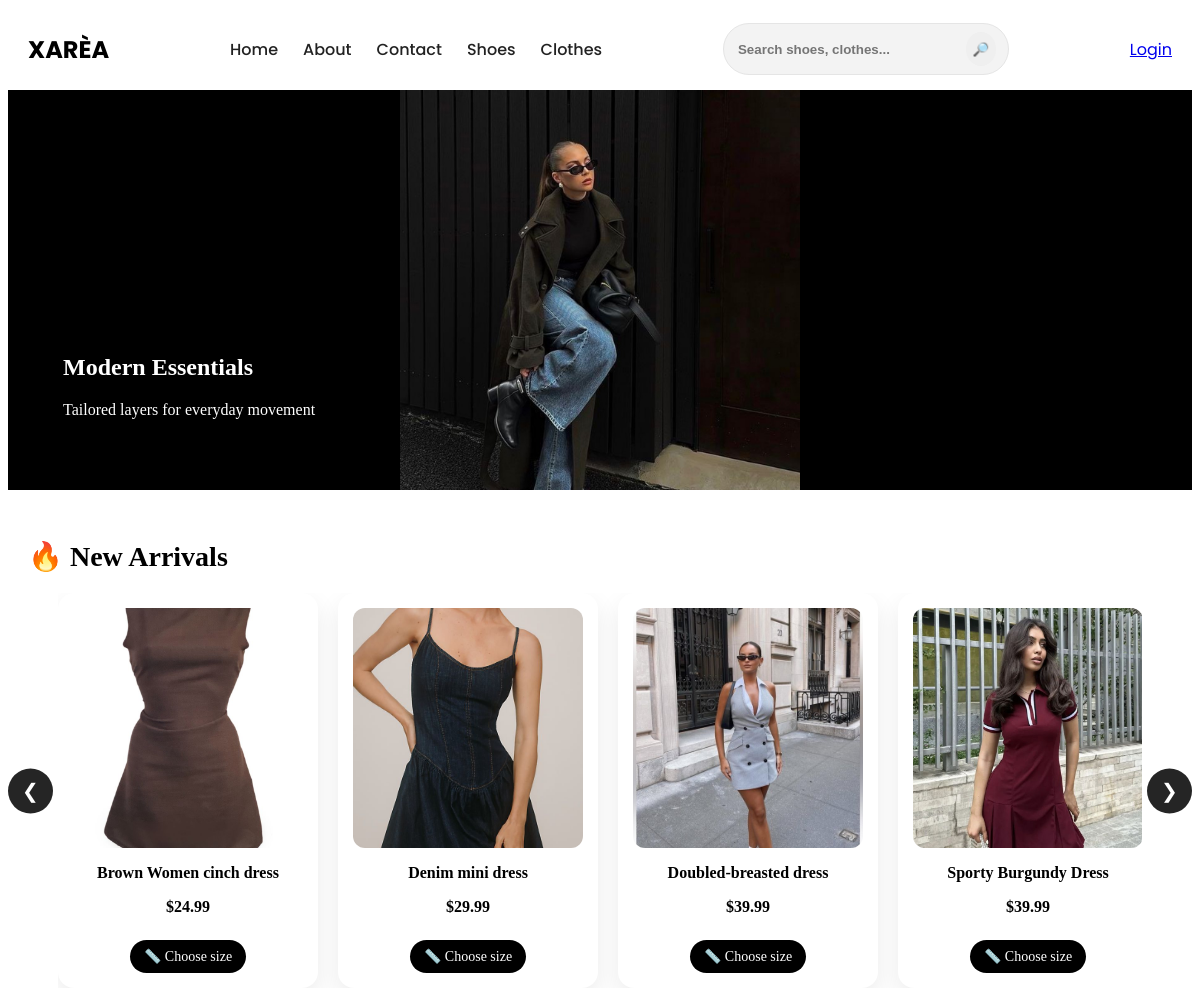
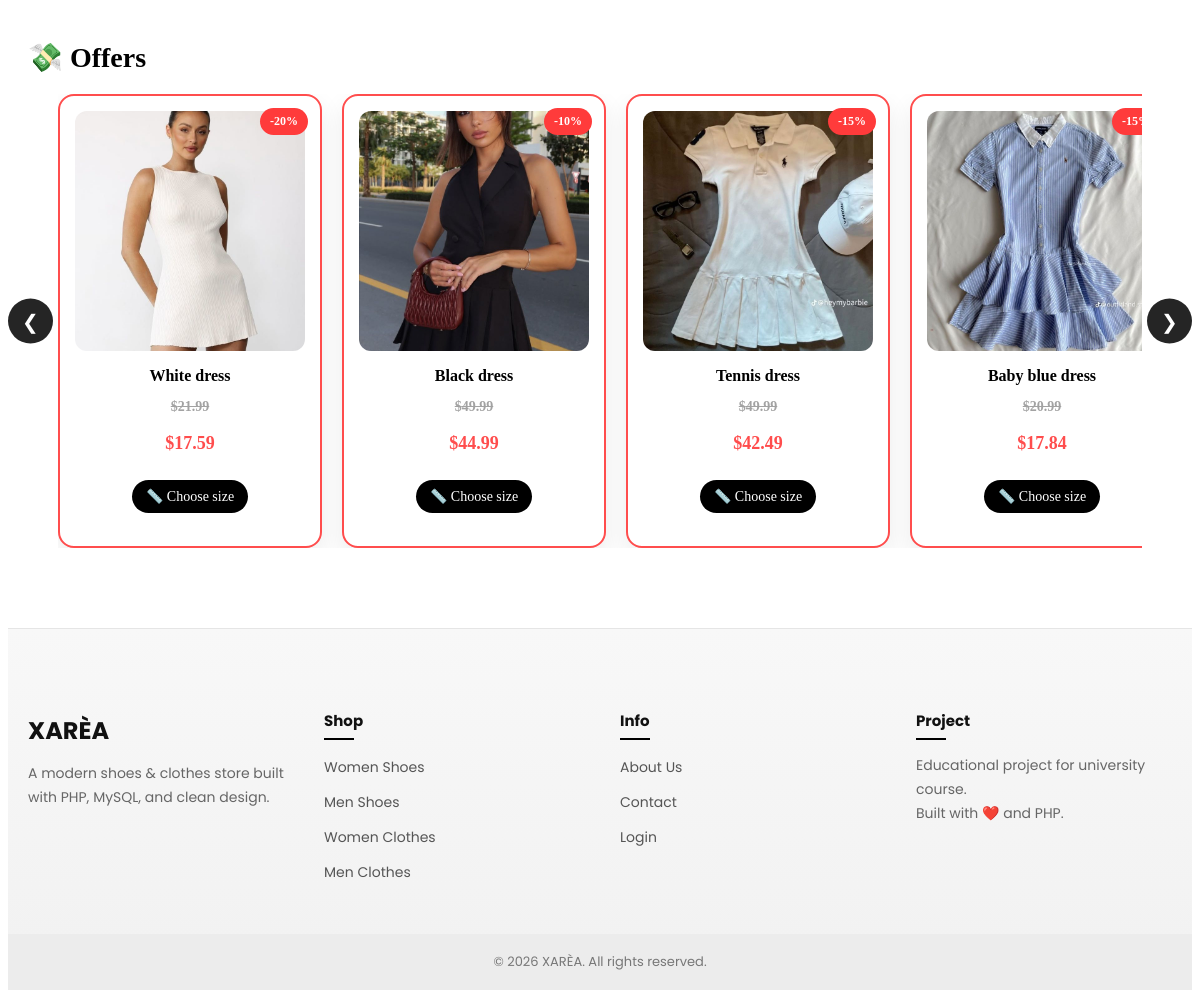
The page /public/index.php on the database its author committed (2 pictures, top to bottom).
### tables this page shows
CREATE TABLE `banners` (
  `id` int(11) NOT NULL,
  `title` varchar(255) DEFAULT NULL,
  `subtitle` varchar(255) DEFAULT NULL,
  `image` varchar(255) DEFAULT NULL,
  `is_active` tinyint(1) DEFAULT 1,
  `created_at` timestamp NOT NULL DEFAULT current_timestamp()
);

CREATE TABLE `products` (
  `id` int(11) NOT NULL,
  `name` varchar(255) DEFAULT NULL,
  `description` text DEFAULT NULL,
  `price` decimal(10,2) DEFAULT NULL,
  `original_price` decimal(10,2) DEFAULT NULL,
  `discount_percent` int(11) DEFAULT 0,
  `category` enum('shoes','clothes') DEFAULT NULL,
  `gender` enum('men','women','kids') DEFAULT NULL,
  `image` varchar(255) DEFAULT NULL,
  `is_new` tinyint(1) DEFAULT 0,
  `is_offer` tinyint(1) DEFAULT 0,
  `created_at` timestamp NOT NULL DEFAULT current_timestamp(),
  `material` varchar(100) DEFAULT NULL
);

### app/controllers/HomeController.php (called while the page is built)
<?php
require_once __DIR__ . '/../models/Product.php';
require_once __DIR__ . '/../models/Banner.php';
class HomeController {
    public function index() {
        $product = new Product();
        $banner = new Banner();
        $banners = $banner->getActive();
        $newArrivals = $product->getNewArrivals();
        $offers = $product->getOffers();
        require __DIR__ . '/../views/home/index.php';
    }
}

### app/models/Banner.php (called while the page is built)
<?php
require_once __DIR__ . '/../config/Database.php';
class Banner {
    private $conn;
    public function __construct() {
        $db = new Database();
        $this->conn = $db->connect();
    }
    public function getActive() {
        $stmt = $this->conn->prepare(
            "SELECT * FROM banners WHERE is_active = 1"
        );
        $stmt->execute();
        return $stmt;
    }
}

### app/config/Database.php (called while the page is built, shortened)
<?php
class Database {
    private $host = "localhost";
    private $db = "store_db";
    private $user = "root";
    private $pass = "";
    public function connect() {
        try {
            $this->conn = new PDO(
                "mysql:host={$this->host};dbname={$this->db}",
                $this->user,
                $this->pass
            );
            $this->conn->setAttribute(PDO::ATTR_ERRMODE, PDO::ERRMODE_EXCEPTION);
            return $this->conn;
        } catch (PDOException $e) {
            die("DB Error: " . $e->getMessage());
        }
    }
}

### app/models/Product.php (called while the page is built, shortened)
<?php
require_once __DIR__ . '/../config/Database.php';
class Product {
    private $conn;
    public function __construct() {
        $db = new Database();
        $this->conn = $db->connect();
    }
    public function getNewArrivals() {
        $stmt = $this->conn->prepare("SELECT * FROM products WHERE is_new = 1 LIMIT 8");
        $stmt->execute();
        return $stmt;
    }
    public function getOffers() {
        $stmt = $this->conn->prepare("SELECT * FROM products WHERE is_offer = 1");
        $stmt->execute();
        return $stmt;
    }
}

### app/views/home/index.php (the view)
<?php require "../app/views/layouts/header.php"; ?>
<div class="carousel">
<?php $i = 0; ?>
<?php while ($b = $banners->fetch(PDO::FETCH_ASSOC)) : ?>
    <div class="slide <?= $i === 0 ? 'active' : '' ?>">
        <img src="/store-system/public/images/<?= htmlspecialchars($b['image']) ?>">
        <div class="caption">
            <h2><?= htmlspecialchars($b['title']) ?></h2>
            <p><?= htmlspecialchars($b['subtitle']) ?></p>
        </div>
    </div>
<?php $i++; endwhile; ?>
</div>
<h2 class="section-title">🔥 New Arrivals</h2>
<div class="slider-wrapper">
    <button class="slider-btn left" onclick="slideLeft()">&#10094;</button>
    <div class="slider" id="arrivalSlider">
        <?php while ($row = $newArrivals->fetch(PDO::FETCH_ASSOC)) : ?>
            <div class="product-card">
                <a href="?page=product&id=<?= (int)$row['id'] ?>">
                    <img src="/store-system/public/uploads/<?= htmlspecialchars($row['image']) ?>">
                </a>
                <a href="?page=product&id=<?= (int)$row['id'] ?>" style="text-decoration:none;color:inherit;">
                    <h4><?= htmlspecialchars($row['name']) ?></h4>
                </a>
                <p>$<?= number_format($row['price'], 2) ?></p>
                <a href="?page=product&id=<?= (int)$row['id'] ?>" class="btn-cart">
                    📏 Choose size
                </a>
            </div>
        <?php endwhile; ?>
    </div>
    <button class="slider-btn right" onclick="slideRight()">&#10095;</button>
</div>
<h2 class="section-title">💸 Offers</h2>
<div class="slider-wrapper">
    <button class="slider-btn left" onclick="slideLeft('offersSlider')">&#10094;</button>
    <div class="slider" id="offersSlider">
        <?php while ($row = $offers->fetch(PDO::FETCH_ASSOC)) : ?>
            <div class="product-card offer">
                <a href="?page=product&id=<?= (int)$row['id'] ?>">
                    <img src="/store-system/public/uploads/<?= htmlspecialchars($row['image']) ?>">
                </a>
                <a href="?page=product&id=<?= (int)$row['id'] ?>" style="text-decoration:none;color:inherit;">
                    <h4><?= htmlspecialchars($row['name']) ?></h4>
                </a>
                <?php if (!empty($row['is_offer']) && (int)$row['discount_percent'] > 0) : ?>
                    <p class="old-price">$<?= number_format((float)$row['original_price'], 2) ?></p>
                    <span class="discount-badge">-<?= (int)$row['discount_percent'] ?>%</span>
                <?php endif; ?>
                <p class="price">$<?= number_format((float)$row['price'], 2) ?></p>
                <a href="?page=product&id=<?= (int)$row['id'] ?>" class="btn-cart">
                    📏 Choose size
                </a>
            </div>
        <?php endwhile; ?>
    </div>
    <button class="slider-btn right" onclick="slideRight('offersSlider')">&#10095;</button>
</div>
<?php require "../app/views/layouts/footer.php"; ?>

### public/css/style.css (style rules this page uses)
.carousel { position: relative; width: 100%; height: 400px; overflow: hidden; }
.slide { position: absolute; top: 0; left: 0; width: 100%; height: 100%; opacity: 0; transition: opacity 0.6s ease-in-out; }
.slide.active { opacity: 1; z-index: 1; }
.slide img { width: 100%; height: 100%; object-fit: contain; background: #000; }
.caption { position: absolute; bottom: 40px; left: 40px; color: white; background: rgba(0,0,0,0.4); padding: 15px; border-radius: 5px; }
.section-title { margin: 50px 20px 20px; font-size: 28px; font-weight: 600; }
.slider-wrapper { position: relative; padding: 0 50px; }
.slider { display: flex; gap: 20px; overflow-x: hidden; scroll-behavior: smooth; }
.slider-btn { position: absolute; top: 50%; transform: translateY(-50%); width: 45px; height: 45px; border-radius: 50%; border: none; background: #000; color: #fff; font-size: 20px; cursor: pointer; z-index: 10; opacity: 0.85; }
.slider-btn.left { left: 0; }
.slider-btn.right { right: 0; }
.product-card { min-width: 230px; background: #fff; border-radius: 16px; padding: 15px; text-align: center; box-shadow: 0 10px 25px rgba(0,0,0,0.08); transition: transform 0.3s ease; }
.product-card img { width: 100%; height: 240px; object-fit: cover; border-radius: 12px; }
.product-card h4 { margin: 12px 0 6px; font-size: 16px; }
.product-card p { font-weight: bold; }
.product-card.offer { position: relative; border: 2px solid #ff4d4d; }
.product-card.offer .old-price { text-decoration: line-through; color: #999; font-size: 14px; }
.product-card.offer .price { color: #ff4d4d; font-size: 18px; font-weight: bold; }
.discount-badge { position: absolute; top: 12px; right: 12px; background: #ff3b3b; color: #fff; padding: 6px 10px; border-radius: 999px; font-size: 12px; font-weight: 700; }
.btn-cart { display: inline-block; margin-top: 8px; padding: 8px 14px; background: #000; color: #fff; text-decoration: none; border-radius: 20px; font-size: 14px; }
.price-old, .old-price { text-decoration: line-through; color: #e11d48; font-weight: 700; opacity: 0.9; }

### rows shown on the page
banners: image (picture), title "Modern Essentials", subtitle "Tailored layers for everyday movement"
products: image (picture), name "Brown Women cinch dress", price "24.99"
products: image (picture), name "Denim mini dress", price "29.99"
products: image (picture), name "Doubled-breasted dress", price "39.99"
products: image (picture), name "Sporty Burgundy Dress", price "39.99"
products: image (picture), name "White dress", original_price "21.99", discount_percent "20", price "17.59"
products: image (picture), name "Black dress", original_price "49.99", discount_percent "10", price "44.99"
products: image (picture), name "Tennis dress", original_price "49.99", discount_percent "15", price "42.49"
products: image (picture), name "Baby blue dress", original_price "20.99", discount_percent "15", price "17.84"
